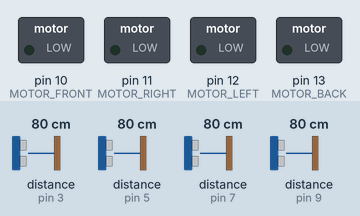
The sketch below on a simulated Arduino Uno, built with avr-gcc and run on an emulated ATmega328P. Shown: switched loads named in the sketch (green lamp = pin HIGH). Wiring (inferred from the names in the program): 4 × ultrasonic range finder: trigger pin 2, echo pin 3 / trigger pin 4, echo pin 5 / trigger pin 6, echo pin 7 / trigger pin 8, echo pin 9. The inputs (shaded band) are chosen by the test bench; at power-on: distance to the obstacle (sensors on pin 3, pin 5, pin 7, pin 9) 80 cm. The echo pulse lasts 58.3 µs per cm; pins used as bus, display or sensor lines are not drawn.

Above: at 1.2 s.
1.3 s: distance to the obstacle (sensor on pin 3) set to 23 cm
2.8 s: distance to the obstacle (sensor on pin 3) set to 18 cm
At 3.5 s:
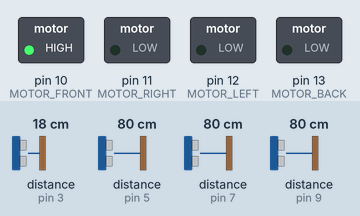
4.3 s: distance to the obstacle (sensor on pin 5) set to 22 cm
5.8 s: distance to the obstacle (sensor on pin 5) set to 19 cm
At 6.7 s:
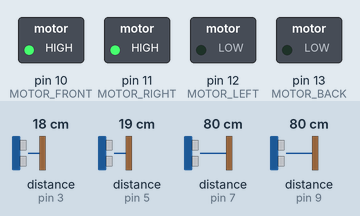
7.3 s: distance to the obstacle (sensor on pin 7) set to 22 cm
8.8 s: distance to the obstacle (sensor on pin 7) set to 19 cm
At 9.8 s:
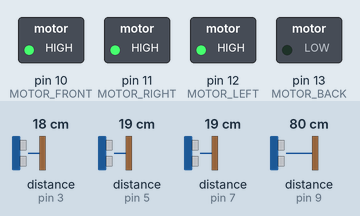
Timing chart, 0 to 11.3 s (numbered marks = the images above; inputs shaded):
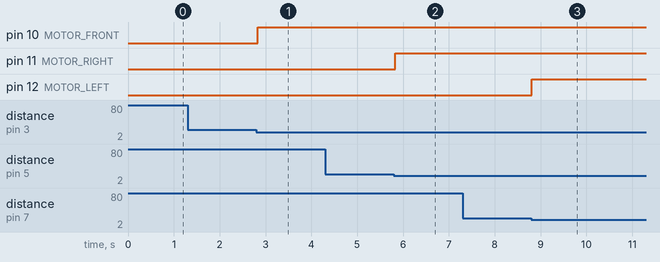

The sketch:

Proximity_Hat.ino
```cpp
#define TRIG_FRONT 2
#define ECHO_FRONT 3
#define TRIG_RIGHT 4
#define ECHO_RIGHT 5
#define TRIG_LEFT 6
#define ECHO_LEFT 7
#define TRIG_BACK 8
#define ECHO_BACK 9

#define MOTOR_FRONT 10
#define MOTOR_RIGHT 11
#define MOTOR_LEFT 12
#define MOTOR_BACK 13

void setup() {
  Serial.begin(9600);
  pinMode(TRIG_FRONT, OUTPUT);
  pinMode(ECHO_FRONT, INPUT);
  pinMode(TRIG_RIGHT, OUTPUT);
  pinMode(ECHO_RIGHT, INPUT);
  pinMode(TRIG_LEFT, OUTPUT);
  pinMode(ECHO_LEFT, INPUT);
  pinMode(TRIG_BACK, OUTPUT);
  pinMode(ECHO_BACK, INPUT);

  pinMode(MOTOR_FRONT, OUTPUT);
  pinMode(MOTOR_RIGHT, OUTPUT);
  pinMode(MOTOR_LEFT, OUTPUT);
  pinMode(MOTOR_BACK, OUTPUT);
}

void loop() {
  int distanceFront = getDistance(TRIG_FRONT, ECHO_FRONT);
  int distanceRight = getDistance(TRIG_RIGHT, ECHO_RIGHT);
  int distanceLeft = getDistance(TRIG_LEFT, ECHO_LEFT);
  int distanceBack = getDistance(TRIG_BACK, ECHO_BACK);

  if (distanceFront < 20) {
    activateMotor(MOTOR_FRONT);
  } else {
    deactivateMotor(MOTOR_FRONT);
  }

  if (distanceRight < 20) {
    activateMotor(MOTOR_RIGHT);
  } else {
    deactivateMotor(MOTOR_RIGHT);
  }

  if (distanceLeft < 20) {
    activateMotor(MOTOR_LEFT);
  } else {
    deactivateMotor(MOTOR_LEFT);
  }

  if (distanceBack < 20) {
    activateMotor(MOTOR_BACK);
  } else {
    deactivateMotor(MOTOR_BACK);
  }
}

int getDistance(int trigPin, int echoPin) {
  digitalWrite(trigPin, LOW);
  delayMicroseconds(2);
  digitalWrite(trigPin, HIGH);
  delayMicroseconds(10);
  digitalWrite(trigPin, LOW);

  return pulseIn(echoPin, HIGH) * 0.034 / 2;
}

void activateMotor(int motorPin) {
  digitalWrite(motorPin, HIGH);
}

void deactivateMotor(int motorPin) {
  digitalWrite(motorPin, LOW);
}
```

Measured:
- the behaviour switches between 21 and 20 cm on distance to the obstacle (sensor on pin 3) (found by bisection; images 0 and 1)
- the behaviour switches between 21 and 20 cm on distance to the obstacle (sensor on pin 5) (found by bisection; images 1 and 2)
- the behaviour switches between 21 and 20 cm on distance to the obstacle (sensor on pin 7) (found by bisection; images 2 and 3)
- after the input at 1.3 s, every drawn part: stays the same
- after the input at 2.8 s, pin 10 (MOTOR_FRONT): LOW → HIGH at once
- after the input at 4.3 s, every drawn part: stays the same
- after the input at 5.8 s, pin 11 (MOTOR_RIGHT): LOW → HIGH at once
- after the input at 7.3 s, every drawn part: stays the same
- after the input at 8.8 s, pin 12 (MOTOR_LEFT): LOW → HIGH at once
